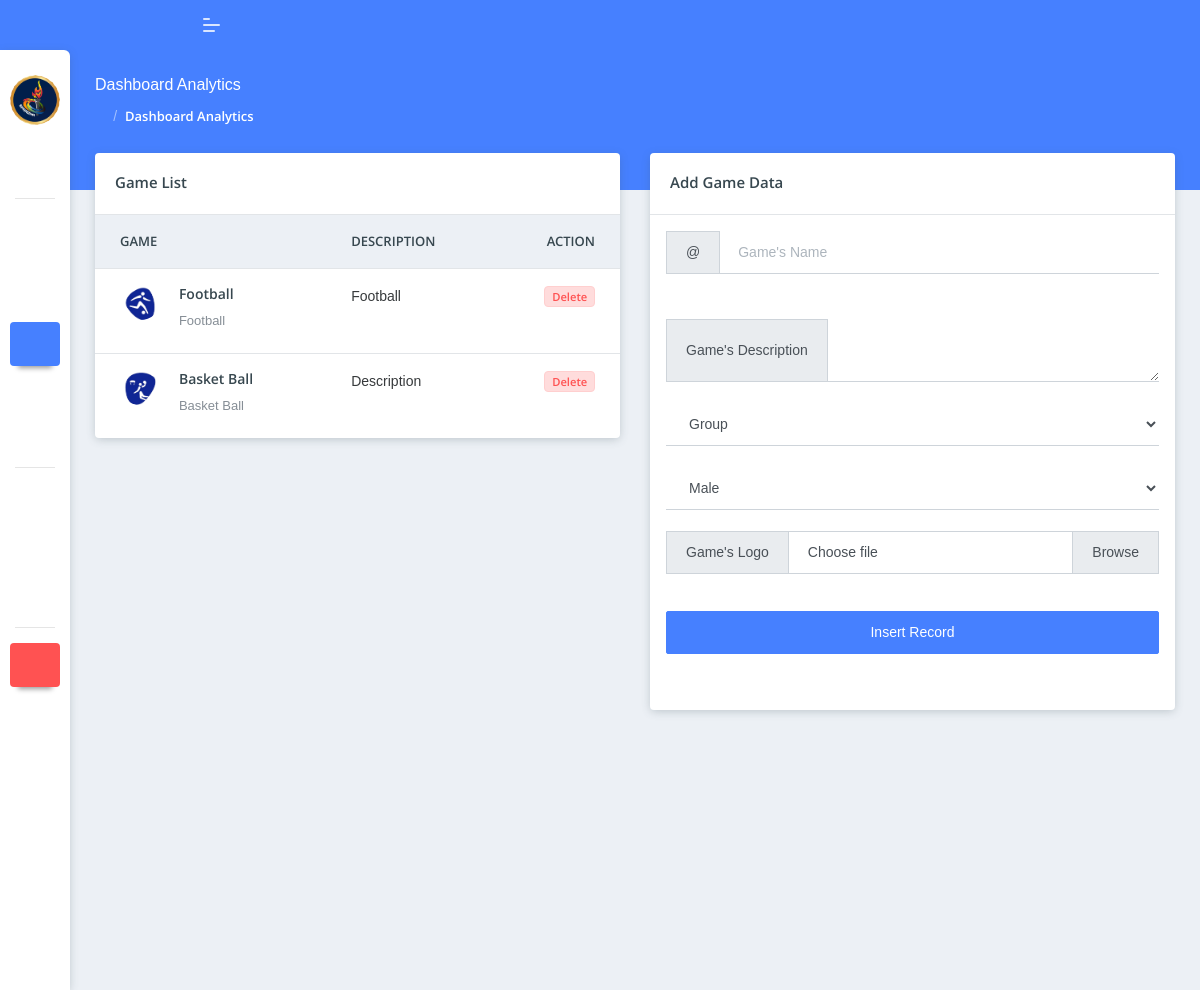
Before: /admin/game_management.php (signed in) with the older database file.
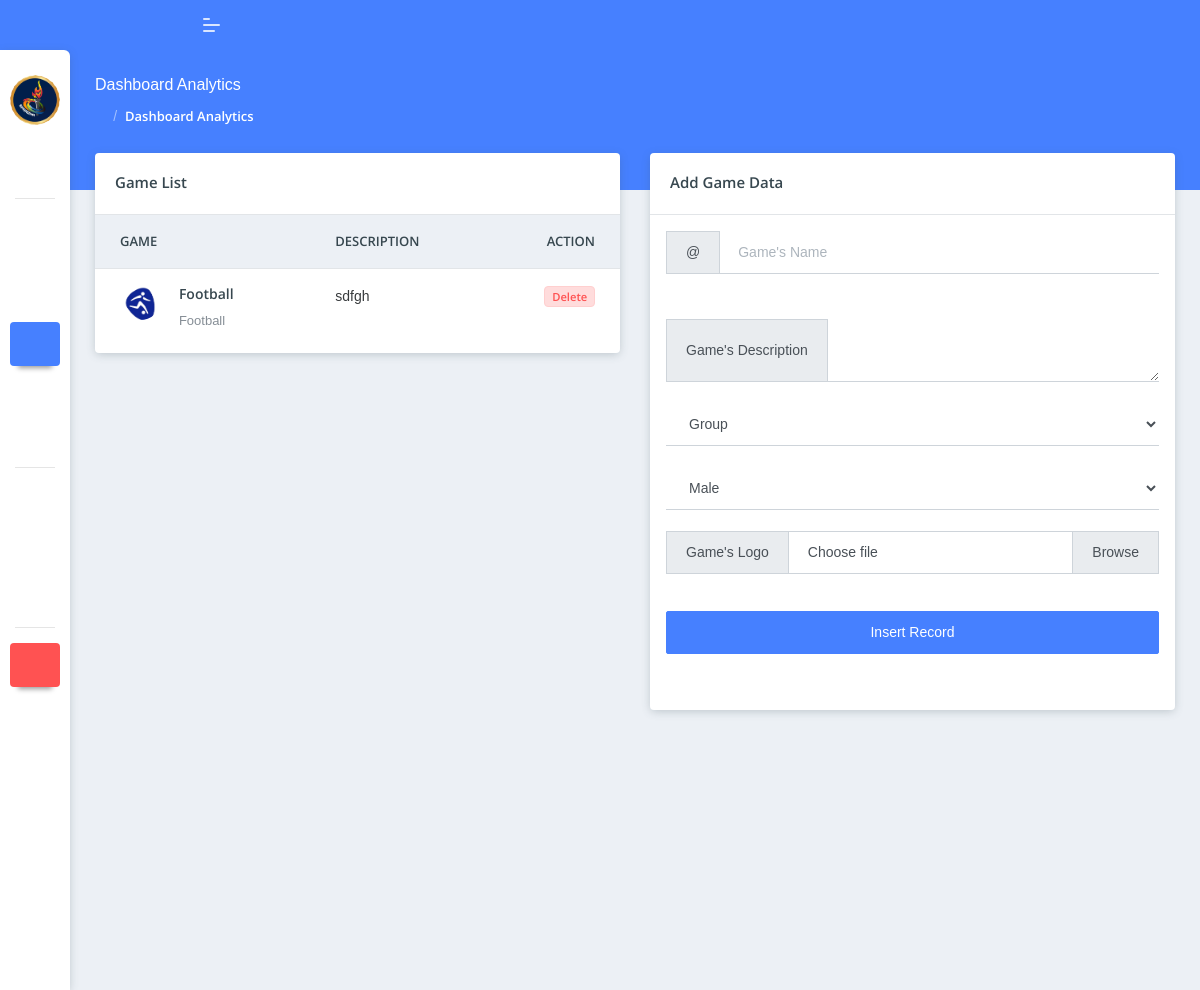
After: the same page with the newer database file.
### tables this page shows
CREATE TABLE `game_data` (
  `game_id` int(11) NOT NULL,
  `game_name` text NOT NULL,
  `game_description` text NOT NULL,
  `game_type` text NOT NULL,
  `game_logo` text NOT NULL,
  `created_at` text NOT NULL
);

### admin/game_management.php (the view, shortened to what the changed rows need)
<?php include('./components/header.php'); ?>
<?php include('./connections/functions.php'); ?>
<body class="">
    <div class="pcoded-main-container">
        <div class="pcoded-content">
            <div class="row">
                <div class="col-xl-6 col-md-12">
                    <div class="card table-card">
                        <div class="card-body p-0">
                            <div class="table-responsive">
                                <table class="table table-hover mb-0">
                                    <thead>
                                        <tr>
                                            <th>
                                                Game
                                            </th>
                                            <th>Description</th>
                                            <th class="text-right">Action</th>
                                        </tr>
                                    </thead>
                                    <tbody>
                                        <?php
                                        $fetch_all_Games = mysqli_query($conn, "SELECT * FROM `game_data`");
                                        while ($row = mysqli_fetch_array($fetch_all_Games)) {
                                            $game_id = $row['game_id'];
                                            $game_name = $row['game_name'];
                                            $game_description = $row['game_description'];
                                            $game_logo = $row['game_logo'];
                                            echo '<tr>
                                            <td>
                                                <div class="d-inline-block align-middle">
                                                    <img src="' . $game_logo . '" alt="user image" class="img-radius wid-40 align-top m-r-15">
                                                    <div class="d-inline-block">
                                                        <h6>' . $game_name . '</h6>
                                                        <p class="text-muted m-b-0 text-truncate" style="max-width: 150px;">' . $game_name . '</p>
                                                    </div>
                                                </div>
                                            </td>
                                            <td class="text-truncate" style="max-width: 150px;">' . $game_description . '</td>
                                            <td class="text-right">
                                            <button onclick="deleteGame(' . $game_id . ')" class="btn badge badge-light-danger">Delete</button>
                                            </td>
                                        </tr>';
                                        }
                                        ?>
                                    </tbody>
                                </table>
                            </div>
                        </div>
                    </div>
                </div>
            </div>
        </div>
    </div>
    <?php include('./components/scripts.php'); ?>

Changed rows visible on the page:
removed game_data: game_logo (picture), game_name "Basket Ball", game_description "Description"
changed game_data "Football": game_description "Football" → "sdfgh"
